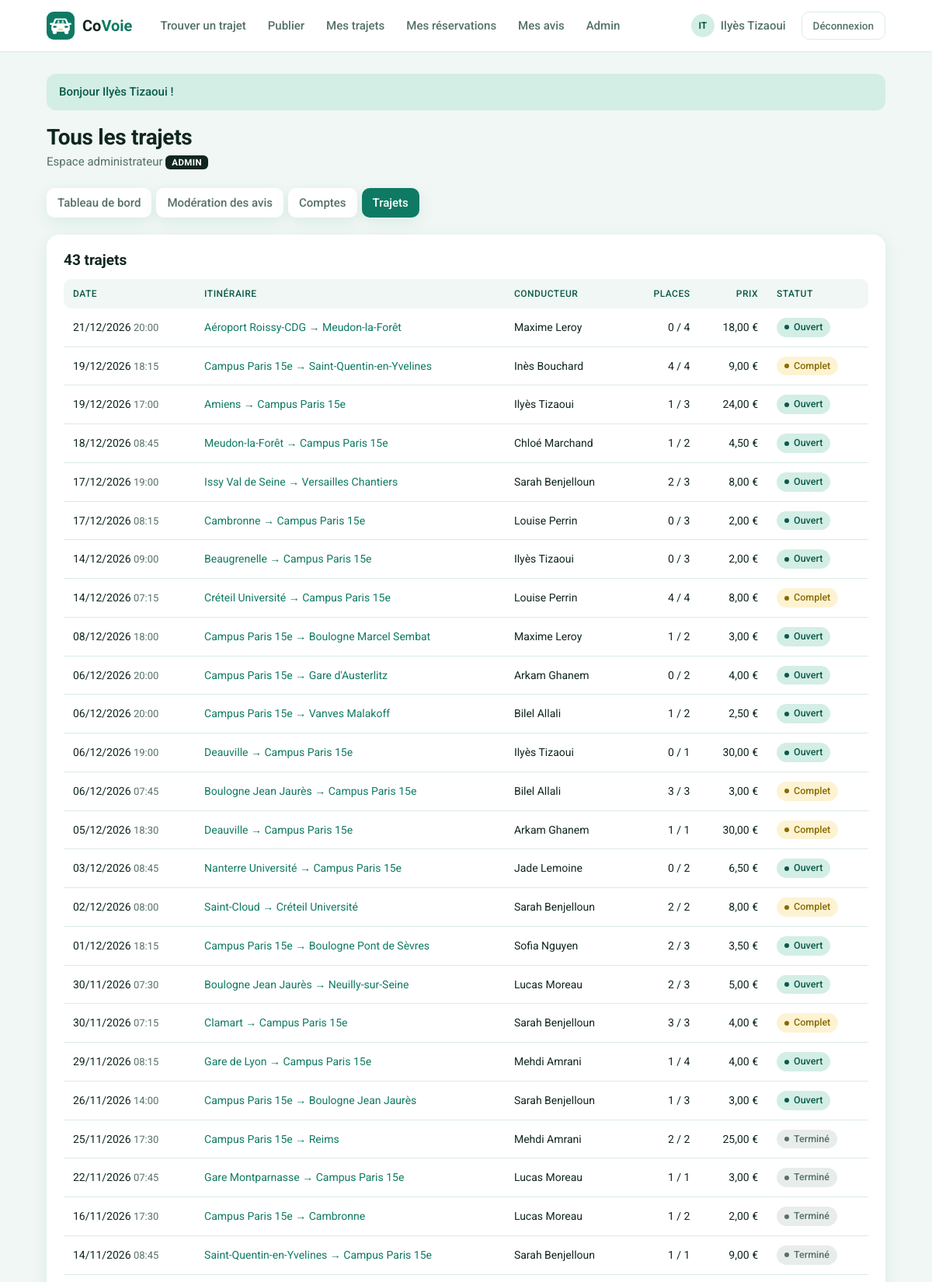
The page /index.php?page=admin-trajets (signed in, upper part) on the database its author committed.
### tables this page shows
CREATE TABLE trajets (
    id               INT(11)      NOT NULL AUTO_INCREMENT,
    origine          VARCHAR(120) NOT NULL,
    destination      VARCHAR(120) NOT NULL,
    date_heure       DATETIME     NOT NULL,
    places_totales   INT(2)       NOT NULL,
    places_restantes INT(2)       NOT NULL,
    statut           VARCHAR(10)  NOT NULL DEFAULT 'Ouvert',
    prix             DECIMAL(6,2) NOT NULL DEFAULT 0.00,
    id_conducteur    INT(11)      NOT NULL,

    PRIMARY KEY (id),
    KEY recherche (statut, date_heure),

    CONSTRAINT fk_trajet_conducteur
        FOREIGN KEY (id_conducteur) REFERENCES utilisateurs (id)
        ON DELETE CASCADE
);

CREATE TABLE utilisateurs (
    id               INT(11)      NOT NULL AUTO_INCREMENT,
    nom              VARCHAR(100) NOT NULL,
    email            VARCHAR(180) NOT NULL,
    mot_de_passe     VARCHAR(255) NOT NULL,
    role             VARCHAR(10)  NOT NULL DEFAULT 'membre',
    date_inscription DATETIME     NOT NULL,

    PRIMARY KEY (id),
    UNIQUE KEY email_unique (email)
);

### controleurs/AdminController.php (called while the page is built, shortened)
<?php
class AdminController
{
    public function trajets(): void
    {
        afficherVue('admin/trajets', [
            'titre' => 'Tous les trajets',
            'onglet' => 'admin-trajets',
            'trajets' => Trajet::listerTous()
        ]);
    }
}

### index.php (called while the page is built, shortened)
<?php
require_once 'includes/connexion.php';
require_once 'includes/fonctions.php';
require_once 'includes/routes.php';
require_once 'controleurs/AdminController.php';
$page = 'accueil';
if (isset($_GET['page']) && is_string($_GET['page'])) {
    $page = $_GET['page'];
}
$nomMethode = $routes[$page][1];
$controleur = new $nomControleur();
$controleur->$nomMethode();

### includes/connexion.php (called while the page is built)
<?php
function connexionBdd(): PDO
{
    static $pdo = null;
    if ($pdo === null) {
        $dsn = 'mysql:host=' . BDD_HOTE . ';port=' . BDD_PORT . ';dbname=' . BDD_NOM . ';charset=utf8mb4';
        try {
            $pdo = new PDO($dsn, BDD_UTILISATEUR, BDD_MOT_DE_PASSE, [
                PDO::ATTR_ERRMODE => PDO::ERRMODE_EXCEPTION,
                PDO::ATTR_DEFAULT_FETCH_MODE => PDO::FETCH_ASSOC,
                PDO::ATTR_EMULATE_PREPARES => false
            ]);
        } catch (PDOException $erreur) {
            afficherErreur(500, 'Base de données inaccessible : lancez WAMP et importez sql/bdd_covoie.sql.');
        }
    }
    return $pdo;
}
function requete(string $sql, array $parametres = []): PDOStatement
{
    $resultat = connexionBdd()->prepare($sql);
    $resultat->execute($parametres);
    return $resultat;
}

### modeles/Trajet.php (called while the page is built, shortened)
<?php
class Trajet
{
    public static function listerTous(): array
    {
        return requete(self::SELECT_LISTE . ' ORDER BY t.date_heure DESC')->fetchAll();
    }
}

### vues/admin/trajets.php (the view)
<?php
require 'vues/admin/onglets.php';
?>
<div class="carte">
    <h2><?= count($trajets) ?> trajets</h2>
    <div class="tableau-defilant">
        <table>
            <tr>
                <th>Date</th>
                <th>Itinéraire</th>
                <th>Conducteur</th>
                <th class="nombre">Places</th>
                <th class="nombre">Prix</th>
                <th>Statut</th>
            </tr>
            <?php foreach ($trajets as $t) { ?>
                <tr>
                    <td><?= formaterDate($t['date_heure']) ?> <span class="discret"><?= formaterHeure($t['date_heure']) ?></span></td>
                    <td><a href="index.php?page=trajet&amp;id=<?= $t['id'] ?>"><?= e($t['origine']) ?> → <?= e($t['destination']) ?></a></td>
                    <td><?= e($t['nom_conducteur']) ?></td>
                    <td class="nombre"><?= $t['places_totales'] - $t['places_restantes'] ?> / <?= $t['places_totales'] ?></td>
                    <td class="nombre"><?= formaterPrix((float) $t['prix']) ?></td>
                    <td><span class="statut <?= classeStatut($t['statut']) ?>"><?= libelleStatut($t['statut']) ?></span></td>
                </tr>
            <?php } ?>
        </table>
    </div>
</div>

### css/style.css (style rules this page uses)
:root { --fond: #f0f7f4; --surface: #ffffff; --encre: #10261f; --gris: #56706a; --bord: #dcebe5; --primaire: #0f7a63; --primaire-fonce: #0b5a49; --clair: #d3eee5; --champ: #f9fcfb; --jaune: #f2c94c; --jaune-clair: #fdf3d3; --rouge: #c0392b; --rouge-clair: #fbe5e2; --etoile: #e8a917; --ombre: 0 6px 20px rgba(15, 122, 99, .09); --rayon: 16px; }
* { box-sizing: border-box; }
body { margin: 0; font-family: "Roboto", Arial, sans-serif; font-size: 15px; line-height: 1.5; color: var(--encre); background: var(--fond); min-height: 100vh; display: flex; flex-direction: column; }
a { color: var(--primaire); text-decoration: none; }
h1, h2, h3 { margin: 0 0 12px; line-height: 1.2; }
h2 { font-size: 19px; }
.discret { color: var(--gris); font-size: 13px; }
.carte { background: var(--surface); border-radius: var(--rayon); box-shadow: var(--ombre); padding: 22px; margin-bottom: 20px; }
.carte > h2 { display: flex; align-items: center; justify-content: space-between; gap: 10px; }
.statut { display: inline-flex; align-items: center; gap: 6px; padding: 3px 10px; border-radius: 999px; font-size: 12.5px; font-weight: 500; white-space: nowrap; }
.statut::before { content: ""; width: 6px; height: 6px; border-radius: 50%; background: currentColor; }
.statut-ouvert, .statut-confirmee { background: var(--clair); color: var(--primaire-fonce); }
.statut-complet, .statut-en-attente { background: var(--jaune-clair); color: #8a6a00; }
.statut-termine { background: #e8edeb; color: var(--gris); }
.tableau-defilant { overflow-x: auto; }
table { width: 100%; border-collapse: collapse; font-size: 14px; }
th { text-align: left; color: var(--primaire-fonce); background: var(--fond); font-weight: 500; font-size: 12px; text-transform: uppercase; letter-spacing: .5px; padding: 10px 12px; white-space: nowrap; }
th:first-child { border-radius: 10px 0 0 10px; }
th:last-child { border-radius: 0 10px 10px 0; }
td { padding: 12px; border-bottom: 1px solid var(--bord); vertical-align: middle; }
td.nombre, th.nombre { text-align: right; }
main.conteneur > * { animation: apparition .35s ease both; }

### rows shown on the page
trajets: date_heure "21/12/2026", date_heure "20:00", origine "Aéroport Roissy-CDG", destination "Meudon-la-Forêt", id_conducteur.nom "Maxime Leroy", $t['places_totales'] - $t['places_restantes'] "0", places_totales "4", prix "18,00 €", statut "Ouvert"
trajets: date_heure "19/12/2026", date_heure "18:15", origine "Campus Paris 15e", destination "Saint-Quentin-en-Yvelines", id_conducteur.nom "Inès Bouchard", $t['places_totales']-$t['places_restantes'] "4", places_totales "4", prix "9,00 €", statut "Complet"
trajets: date_heure "19/12/2026", date_heure "17:00", origine "Amiens", destination "Campus Paris 15e", id_conducteur.nom "Ilyès Tizaoui", $t['places_totales'] - $t['places_restantes'] "1", places_totales "3", prix "24,00 €", statut "Ouvert"
trajets: date_heure "18/12/2026", date_heure "08:45", origine "Meudon-la-Forêt", destination "Campus Paris 15e", id_conducteur.nom "Chloé Marchand", $t['places_totales']-$t['places_restantes'] "1", places_totales "2", prix "4,50 €", statut "Ouvert"
trajets: date_heure "17/12/2026", date_heure "19:00", origine "Issy Val de Seine", destination "Versailles Chantiers", id_conducteur.nom "Sarah Benjelloun", $t['places_totales'] - $t['places_restantes'] "2", places_totales "3", prix "8,00 €", statut "Ouvert"
trajets: date_heure "17/12/2026", date_heure "08:15", origine "Cambronne", destination "Campus Paris 15e", id_conducteur.nom "Louise Perrin", $t['places_totales'] - $t['places_restantes'] "0", places_totales "3", prix "2,00 €", statut "Ouvert"
trajets: date_heure "14/12/2026", date_heure "09:00", origine "Beaugrenelle", destination "Campus Paris 15e", id_conducteur.nom "Ilyès Tizaoui", $t['places_totales'] - $t['places_restantes'] "0", places_totales "3", prix "2,00 €", statut "Ouvert"
trajets: date_heure "14/12/2026", date_heure "07:15", origine "Créteil Université", destination "Campus Paris 15e", id_conducteur.nom "Louise Perrin", $t['places_totales']-$t['places_restantes'] "4", places_totales "4", prix "8,00 €", statut "Complet"
trajets: date_heure "08/12/2026", date_heure "18:00", origine "Campus Paris 15e", destination "Boulogne Marcel Sembat", id_conducteur.nom "Maxime Leroy", $t['places_totales']-$t['places_restantes'] "1", places_totales "2", prix "3,00 €", statut "Ouvert"
trajets: date_heure "06/12/2026", date_heure "20:00", origine "Campus Paris 15e", destination "Gare d'Austerlitz", id_conducteur.nom "Arkam Ghanem", $t['places_totales'] - $t['places_restantes'] "0", places_totales "2", prix "4,00 €", statut "Ouvert"
trajets: date_heure "06/12/2026", date_heure "20:00", origine "Campus Paris 15e", destination "Vanves Malakoff", id_conducteur.nom "Bilel Allali", $t['places_totales']-$t['places_restantes'] "1", places_totales "2", prix "2,50 €", statut "Ouvert"
trajets: date_heure "06/12/2026", date_heure "19:00", origine "Deauville", destination "Campus Paris 15e", id_conducteur.nom "Ilyès Tizaoui", $t['places_totales'] - $t['places_restantes'] "0", places_totales "1", prix "30,00 €", statut "Ouvert"
trajets: date_heure "06/12/2026", date_heure "07:45", origine "Boulogne Jean Jaurès", destination "Campus Paris 15e", id_conducteur.nom "Bilel Allali", $t['places_totales']-$t['places_restantes'] "3", places_totales "3", prix "3,00 €", statut "Complet"
trajets: date_heure "05/12/2026", date_heure "18:30", origine "Deauville", destination "Campus Paris 15e", id_conducteur.nom "Arkam Ghanem", $t['places_totales']-$t['places_restantes'] "1", places_totales "1", prix "30,00 €", statut "Complet"
trajets: date_heure "03/12/2026", date_heure "08:45", origine "Nanterre Université", destination "Campus Paris 15e", id_conducteur.nom "Jade Lemoine", $t['places_totales'] - $t['places_restantes'] "0", places_totales "2", prix "6,50 €", statut "Ouvert"
trajets: date_heure "02/12/2026", date_heure "08:00", origine "Saint-Cloud", destination "Créteil Université", id_conducteur.nom "Sarah Benjelloun", $t['places_totales']-$t['places_restantes'] "2", places_totales "2", prix "8,00 €", statut "Complet"
trajets: date_heure "01/12/2026", date_heure "18:15", origine "Campus Paris 15e", destination "Boulogne Pont de Sèvres", id_conducteur.nom "Sofia Nguyen", $t['places_totales'] - $t['places_restantes'] "2", places_totales "3", prix "3,50 €", statut "Ouvert"
trajets: date_heure "30/11/2026", date_heure "07:30", origine "Boulogne Jean Jaurès", destination "Neuilly-sur-Seine", id_conducteur.nom "Lucas Moreau", $t['places_totales'] - $t['places_restantes'] "2", places_totales "3", prix "5,00 €", statut "Ouvert"
trajets: date_heure "30/11/2026", date_heure "07:15", origine "Clamart", destination "Campus Paris 15e", id_conducteur.nom "Sarah Benjelloun", $t['places_totales']-$t['places_restantes'] "3", places_totales "3", prix "4,00 €", statut "Complet"
trajets: date_heure "29/11/2026", date_heure "08:15", origine "Gare de Lyon", destination "Campus Paris 15e", id_conducteur.nom "Mehdi Amrani", $t['places_totales'] - $t['places_restantes'] "1", places_totales "4", prix "4,00 €", statut "Ouvert"
trajets: date_heure "26/11/2026", date_heure "14:00", origine "Campus Paris 15e", destination "Boulogne Jean Jaurès", id_conducteur.nom "Sarah Benjelloun", $t['places_totales'] - $t['places_restantes'] "1", places_totales "3", prix "3,00 €", statut "Ouvert"
trajets: date_heure "25/11/2026", date_heure "17:30", origine "Campus Paris 15e", destination "Reims", id_conducteur.nom "Mehdi Amrani", $t['places_totales']-$t['places_restantes'] "2", places_totales "2", prix "25,00 €", statut "Terminé"
trajets: date_heure "22/11/2026", date_heure "07:45", origine "Gare Montparnasse", destination "Campus Paris 15e", id_conducteur.nom "Lucas Moreau", $t['places_totales']-$t['places_restantes'] "1", places_totales "1", prix "3,00 €", statut "Terminé"
trajets: date_heure "16/11/2026", date_heure "17:30", origine "Campus Paris 15e", destination "Cambronne", id_conducteur.nom "Lucas Moreau", $t['places_totales']-$t['places_restantes'] "1", places_totales "2", prix "2,00 €", statut "Terminé"
trajets: date_heure "14/11/2026", date_heure "08:45", origine "Saint-Quentin-en-Yvelines", destination "Campus Paris 15e", id_conducteur.nom "Sarah Benjelloun", $t['places_totales']-$t['places_restantes'] "1", places_totales "1", prix "9,00 €", statut "Terminé"

### other values the page prints
initiales($nom) "IT"
nomConnecte() "Ilyès Tizaoui"
$message['texte'] "Bonjour Ilyès Tizaoui !"
$titre "Tous les trajets"
$texte "Tableau de bord"
$texte "Modération des avis"
$texte "Comptes"
$texte "Trajets"
count($trajets) "43"
